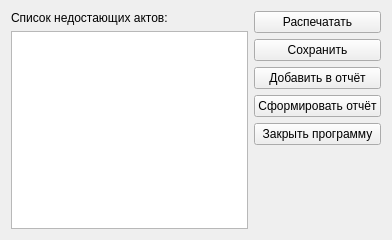
<?xml version="1.0" encoding="UTF-8"?>
<ui version="4.0">
 <class>Form</class>
 <widget class="QWidget" name="Form">
  <property name="geometry">
   <rect>
    <x>0</x>
    <y>0</y>
    <width>392</width>
    <height>240</height>
   </rect>
  </property>
  <property name="windowTitle">
   <string>Вывод</string>
  </property>
  <layout class="QVBoxLayout" name="verticalLayout_3">
   <item>
    <layout class="QHBoxLayout" name="horizontalLayout">
     <item>
      <layout class="QVBoxLayout" name="verticalLayout_2">
       <item>
        <widget class="QLabel" name="label">
         <property name="text">
          <string>Список недостающих актов:</string>
         </property>
        </widget>
       </item>
       <item>
        <widget class="QListWidget" name="list_absent">
         <property name="font">
          <font>
           <pointsize>11</pointsize>
          </font>
         </property>
        </widget>
       </item>
      </layout>
     </item>
     <item>
      <layout class="QVBoxLayout" name="verticalLayout">
       <item>
        <widget class="QPushButton" name="to_print_list">
         <property name="text">
          <string>Распечатать</string>
         </property>
        </widget>
       </item>
       <item>
        <widget class="QPushButton" name="save_list">
         <property name="text">
          <string>Сохранить</string>
         </property>
        </widget>
       </item>
       <item>
        <widget class="QPushButton" name="add_to_report">
         <property name="text">
          <string>Добавить в отчёт</string>
         </property>
        </widget>
       </item>
       <item>
        <widget class="QPushButton" name="create_report">
         <property name="text">
          <string>Сформировать отчёт</string>
         </property>
        </widget>
       </item>
       <item>
        <widget class="QPushButton" name="close_pr">
         <property name="text">
          <string>Закрыть программу</string>
         </property>
        </widget>
       </item>
       <item>
        <spacer name="verticalSpacer">
         <property name="orientation">
          <enum>Qt::Vertical</enum>
         </property>
         <property name="sizeHint" stdset="0">
          <size>
           <width>20</width>
           <height>40</height>
          </size>
         </property>
        </spacer>
       </item>
      </layout>
     </item>
    </layout>
   </item>
  </layout>
 </widget>
 <resources/>
 <connections/>
</ui>
